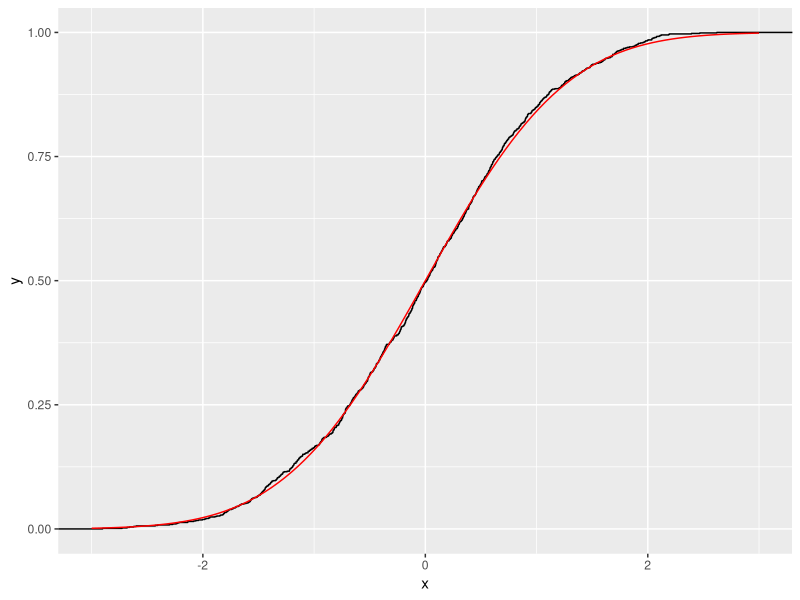
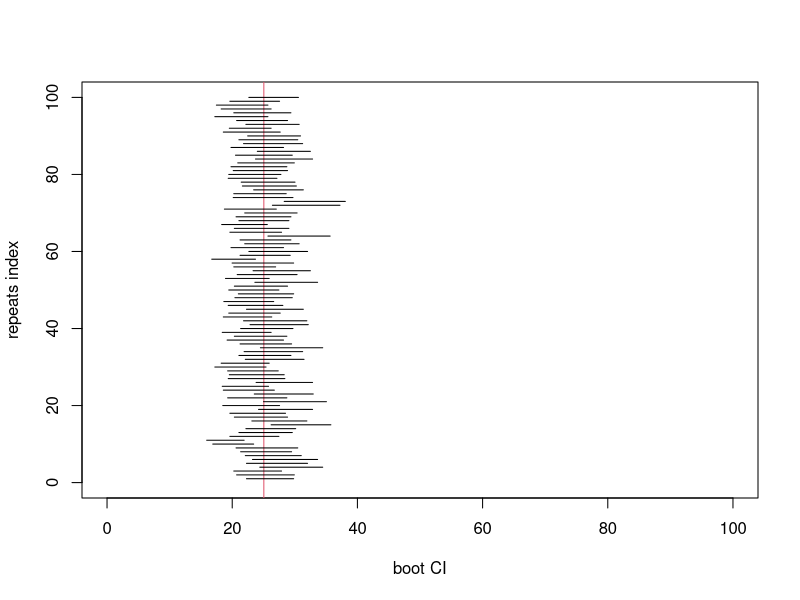
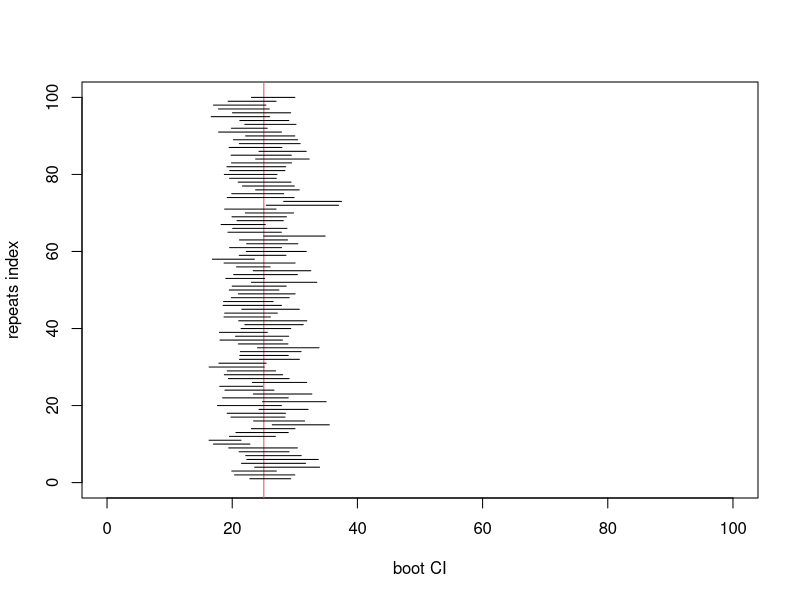
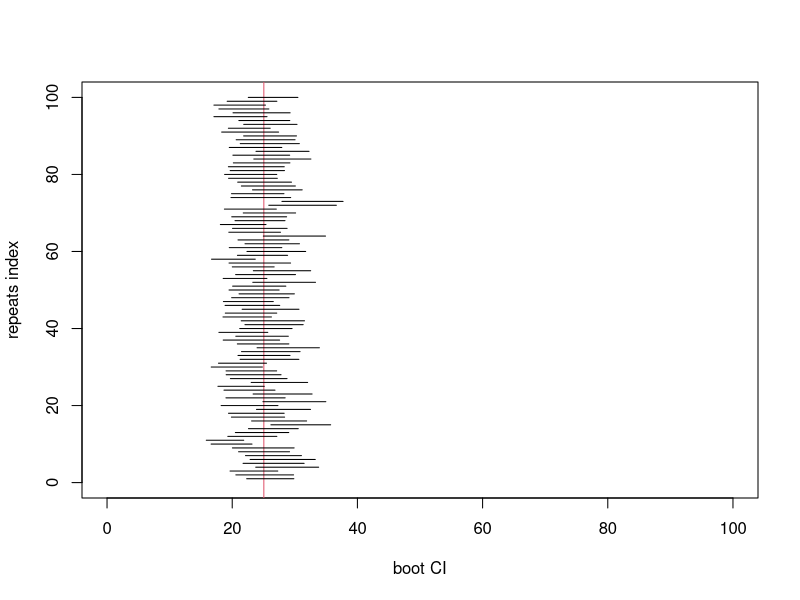
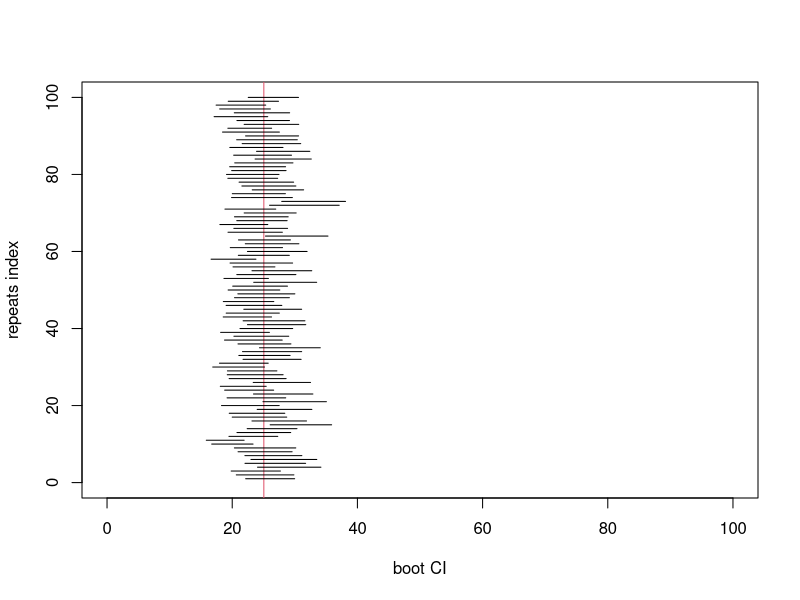

Source code (R) for these figures, in order: (Note: this script raises an error after producing the figures.)
#' ---
#' title: "Biostatistical Computing, PHC 6068"
#' subtitle: "bootsrap and permutation test"
#' author: Zhiguang Huo (Caleb)
#' date: "Wednesday November 6, 2017"
#' output:
#'   slidy_presentation: default
#'   ioslides_presentation: default
#'   beamer_presentation: null
#' ---
#' 
#' Outline
#' ===
#' 
#' - bootstrap
#'     - bootstrap variance, confidence interval
#'     - non-parametric bootstrap, parametric bootstrap
#' - permutation test
#'     - size
#'     - power
#' 
#' 
#' Bootstrap
#' ===
#' 
#' - Given $X_1, \ldots, X_n$ samples from a distribution, how to estimate the mean of this distribution? 
#'     - Use $\frac{1}{n} \sum_{i=1}^n X_i$ and weak law of large number.
#' $$\frac{1}{n} \sum_{i=1}^n X_i \rightarrow E(X_i)$$
#' - Given $X_1, \ldots, X_n$ samples from a distribution, how to estimate other parameters (Variance, mean squared)? - Similarly use weak law of large number.
#' 
#' - How to get the standard error of that estimator? How to get a confidence interval?
#'     - Bootstrap
#' 
#' - Although the Bootstrap method is nonparametric, 
#' it can  be used for inference about parameters in both parametric and nonparametric models.
#' 
#' 
#' Bootstrap variance- Aim
#' ===
#' 
#' - Suppose $X_1, \ldots, X_n \sim F$ where $F$ is a distribution.
#' - Let $T_n = g(X_1, \ldots, X_n)$ be a statistic, where $T_n$ is a function of the data.
#' - What is the variance of $T_n$, $V_F(T_n)$?
#' 
#' 
#' A concrete example
#' ===
#' 
#' - Suppose $X_1, \ldots, X_n \sim N(\mu,\sigma^2)$ where $N(\mu,\sigma^2)$ is normal distribution.
#' - Let $T_n = \frac{1}{n} \sum_{i=1}^nX_i$ be a statistic, where $T_n$ is mean of $X_1, \ldots, X_n$.
#' - What is the variance of $T_n$? By weak law of large number,
#' 
#' $$V_F (T_n) = \sigma^2 / n$$
#' 
#' - How to get an estimate of $V_F (T_n) = \sigma^2 / n$?
#' $$\hat{V}_F (T_n) = \hat{\sigma}^2 / n$$
#' 
#' $$\hat{\sigma}^2 = \frac{1}{n - 1}\sum_{i=1}^n (X_i - \bar{X})^2$$
#' 
#' 
#' A example about median
#' ===
#' 
#' - Suppose $X_1, \ldots, X_n \sim N(\mu,\sigma^2)$ where $N(\mu,\sigma^2)$ is normal distribution.
#'     - $X_1, \ldots, X_n$ are known and the distribution parameters are unknown.
#' - Let $T_n = median_{i=1}^n(X_i)$ be a statistic, where $T_n$ is median of $X_1, \ldots, X_n$.
#' - What is the variance of $T_n$? 
#' 
#' Assume $N(\mu,\sigma^2)$ is known
#' 
#' - We can use Monte Carlo simulation method to estimate the variance of $T_n$.
#' 
#' A example about median, Monte Carlo method
#' ===
#' 
#' - For $b = 1, \ldots, B$
#'     - draw $X^{b}_1, \ldots, X^{b}_n \sim N(\mu,\sigma^2)$
#'     - Compute $T^{(b)}_n = median_{i=1}^n(X^{b}_i)$
#' - $\bar{T}_n = \frac{1}{B} \sum_{b=1}^B T^{(b)}_n$
#' - $\hat{V}_F (T_n) =  \frac{1}{B - 1} \sum_{b=1}^B \{T^{(b)}_n - \bar{T}_n \}^2$
#' - By law of large number, $\hat{V}_F (T_n) \rightarrow Var(T_n)$
#' 
## ------------------------------------------------------------------------
mu <- 1
sigma <- 1
n <- 100
B <- 1000
Ts <- numeric(B)

for(b in 1:B){
  set.seed(b)
  ax <- rnorm(n, mu, sigma)
  Ts[b] <- median(ax)
}

varTest <- var(Ts)
print(varTest)

#' 
#' 
#' - What if we don't know $N(\mu,\sigma^2)$?
#' 
#' 
#' Notations
#' ===
#' 
#' - $F = P(X \le x)$ is a distribution function.
#' - We can estimate $F$ with the **empirical distribution function**
#' $\hat{F}_n$, the cdf that puts mass $1/n$ at each data point $X_i$.
#' $$\hat{F}_n (x) = \frac{1}{n} \sum_{i = 1}^n I(X_i \le x)$$
#' where
#' \begin{equation}
#'     I(X_i \le x) =
#'     \begin{cases}
#'       1, & \text{if}\ X_i \le x \\
#'       0, & \text{if}\ X_i > x
#'     \end{cases}
#'   \end{equation}
#' 
#' Empirical process
#' ===
#' 
#' - Glivenko-Cantelli Theorem
#' $$\sup_x | \hat{F}_n(x) - F(x)| \rightarrow 0$$
#'   
#' - Dvoretzky-Kiefer-Wolfowitz inequality, for any $\varepsilon > 0$
#' $$P(\sup_x | \hat{F}_n(x) - F(x)| > \varepsilon) \le 2\exp(-2n\varepsilon^2)$$
#' 
## ------------------------------------------------------------------------
library(ggplot2)
n <- 1000
df <- data.frame(x = c(rnorm(n, 0, 1)))
base <- ggplot(df, aes(x)) + stat_ecdf()
base + stat_function(fun = pnorm, colour = "red") + xlim(c(-3,3))

#' 
#' 
#' A example about median, Bootstrap method 
#' ===
#' 
#' - For $b = 1, \ldots, B$
#'     - draw $X^{b}_1, \ldots, X^{b}_n \sim$ ~~N(mu,sigma^2)~~ $F_n$
#'     - Compute $T^{(b)}_n = median_{i=1}^n(X^{b}_i)$
#' - $\bar{T}_n = \frac{1}{B} \sum_{b=1}^B T^{(b)}_n$
#' - $\hat{V}_F (T_n) =  \frac{1}{B} \sum_{b=1}^B \{T^{(b)}_n - \bar{T}_n \}^2$
#' 
#' How to sample from the empirical distribution?
#' 
#' - Drawing $X_1^*, \ldots, X_n^*$ from $F_n$ is equivalent to draw $n$ observations, with replacement from the original data $\{X_1, \ldots, X_n\}$.
#' - Therefore, bootstrap sampling is also described as resampling data.
#' 
#' 
#' A example about median, Bootstrap method 
#' ===
#' 
## ------------------------------------------------------------------------
mu <- 1
sigma <- 1
n <- 100
set.seed(32611)
X <- rnorm(n, mu, sigma)
B <- 1000
Ts <- numeric(B)

for(b in 1:B){
  set.seed(b)
  ax <- sample(X, b, replace = T)
  Ts[b] <- median(ax)
}

varTest <- var(Ts)
print(varTest)

#' 
#' 
#' Bootstrap Variance Estimator
#' ===
#' 
#' 1.  Draw a bootstrap sample $X_1^*, \ldots, X_n^* \sim F_n$. Compute $\hat{\theta^*}_n = g(X_1^*, \ldots, X_n^*)$.
#' 2. Repeat the previous step $B$ times, yielding estimators $\hat{\theta^*}_n^{(1)}, \ldots, \hat{\theta^*}_n^{(B)}$.
#' 3. Compute 
#' $$\hat{var}_{F_n}(\hat{\theta}_n) = \frac{1}{B}\sum_{b=1}^B (\hat{\theta^*}_n^{(b)} - \bar{\theta})^2,$$
#' where $\bar{\theta} = \frac{1}{B}\sum_{b=1}^B \hat{\theta^*}_n^{(b)}$
#' 4. Output $\hat{var}_{F_n}(\hat{\theta}_n)$ as the bootstrap variance of $\hat{\theta}_n$.
#' 
#' Why Bootstrap Variance works?
#' ===
#' 
#' Notation:
#' 
#' - $p$ is the probability mass function if $F$ is discrete and probability density function if $F$ is continuous.
#' \begin{equation}
#'     \int g(x) dF(x)=
#'     \begin{cases}
#'       \sum_j g(x_j) p(x_j), & \text{if}\ F\ \text{is discrete} \\
#'       \int g(x)p(x)dx, & \text{if}\ F\ \text{is continuous}
#'     \end{cases}
#'   \end{equation}
#' 
#' 
#' - $\hat{\theta}_n = g(X_1, \ldots, X_n)$
#' - $mean_F(\hat{\theta}_n) = \int g(X_1, \ldots, X_n) dF$
#' - $var_F(\hat{\theta}_n) = \int (g(X_1, \ldots, X_n) - mean_F(\hat{\theta}_n))^2 dF$
#' 
#' Since in general, we don't know distribution $F$, we will calculate using the empirical CDF $F_n$.
#' 
#' - $var_{F_n}(\hat{\theta}_n) = \int (g(X_1, \ldots, X_n) - mean_{F_n}(\hat{\theta}_n))^2 dF_n$
#' - Finally we used bootstrap variance $\hat{var}_{F_n}(\hat{\theta}_n)$ to estimate $var_{F_n}(\hat{\theta}_n)$.
#' 
#' To summarize:
#' 
#' - Estimation error: $var_F(\hat{\theta}_n) - var_{F_n}(\hat{\theta}_n) = O_p(1/\sqrt{n})$
#' - Simulation error: $var_{F_n}(\hat{\theta}_n) - \hat{var}_{F_n}(\hat{\theta}_n) = O_p(1/\sqrt{B})$
#' 
#' 
#' 
#' The parametric Bootstrap (an example for median)
#' ===
#' 
#' - calculate $\hat{\mu} = \arg\min L(\mu;X_1^n)$, $\sigma$ is known.
#' - For $b = 1, \ldots, B$
#'     - draw $X^{b}_1, \ldots, X^{b}_n \sim N(\hat{\mu},\sigma^2)$ (kind of parametric empirical distribution $\hat{F}$)
#'     - Compute $\hat{\theta}^{(b)}_n = median_{i=1}^n(X^{b}_i)$
#' - $\bar{\hat{\theta}}_n = \frac{1}{B} \sum_{b=1}^B \hat{\theta}^{(b)}_n$
#' - $\hat{V}_F (T_n) =  \frac{1}{B} \sum_{b=1}^B \{\hat{\theta}^{(b)}_n - \bar{\hat{\theta}}_n \}^2$
#' 
#' 
## ------------------------------------------------------------------------
mu <- 1
sigma <- 1
n <- 100
set.seed(32611)
X <- rnorm(n, mu, sigma)
muhat <- mean(X)
B <- 1000
Ts <- numeric(B)

for(b in 1:B){
  set.seed(b)
  ax <- rnorm(n,muhat,sigma)
  Ts[b] <- median(ax)
}

varTest <- var(Ts)
print(varTest)

#' 
#' Comparison study using delta method, non-parametric Bootstrap and parametric Bootstrap
#' ===
#' 
#' - $X_1, \ldots, X_n \sim POI(\lambda)$ ($\lambda = 5$), while we only observe the data $X_1, \ldots, X_n$ and know data is from Poisson.
#' - $n = 100$
#' - $T_n = (\frac{1}{n}\sum_{i=1}^nX_i)^2$
#' - What is the variance of $T_n$?
#' 
#' 
#' Delta method
#' ===
#' 
#' - $\hat{\lambda} = \bar{X}$
#' - $var(\bar{X}) = \frac{\lambda}{n}$
#' - $var(T_n) = var(\bar{X}^2) = (2 \lambda)^2 \times var(\bar{X}) = \frac{4\lambda^3}{n}$
#' - $\hat{var}_F(T_n) = \frac{4\hat{\lambda}^3}{n} = \frac{4\bar{X}^3}{n}$
#' 
## ------------------------------------------------------------------------
lambda <- 5
n <- 100
set.seed(32611)
X <- rpois(n, lambda)
var_hat1 <- 4*mean(X)^3/n
print(var_hat1)

#' 
#' Bootstrap (non-parametric Bootstrap)
#' ===
#' 
## ------------------------------------------------------------------------
lambda <- 5
n <- 100
set.seed(32611)
X <- rpois(n, lambda)
B <- 1000
TB <- numeric(B)
for(b in 1:B){
  set.seed(b)
  aX <- sample(X,n,replace = T)
  TB[b] <- (mean(aX))^2
}
var_hat2 <- var(TB)
print(var_hat2)

#' 
#' 
#' Parametric Bootstrap
#' ===
#' 
## ------------------------------------------------------------------------
lambda <- 5
n <- 100
set.seed(32611)
X <- rpois(n, lambda)
lambdaHat <- mean(X)
B <- 1000
TB <- numeric(B)
for(b in 1:B){
  set.seed(b)
  aX <- rpois(n, lambdaHat)
  TB[b] <- (mean(aX))^2
}
var_hat3 <- var(TB)
print(var_hat3)

#' 
#' Bootstrap using R package
#' ===
#' 
## ------------------------------------------------------------------------
library(boot)
myMean <- function(data, indices){
  d <- data[indices]
  mean(d)^2
}

## non parametric bootstrap
boot_nonpara <- boot(data=X, statistic = myMean, R = B)
var(boot_nonpara$t)

## parametric bootstrap
genPois <- function(data, lambda){
  rpois(length(data), lambda)
}
boot_para <- boot(data=X, statistic = myMean, R = B, sim="parametric", ran.gen = genPois, mle = mean(X))
var(boot_para$t)

#' 
#' 
#' Bootstrap confidence interval
#' ===
#' 
#' - Percentiles
#' - Pivotal Intervals
#' - Pivotal Intervals (simplified)
#' - normal approximation
#' 
#' 
#' Bootstrap confidence interval via Percentiles (Empirically performs well, but there is no theoretical guarantee to work)
#' ===
#' 
#' 1.  Draw a bootstrap sample $X_1^*, \ldots, X_n^* \sim F_n$. Compute $\hat{\theta^*}_n = g(X_1^*, \ldots, X_n^*)$.
#' 2. Repeat the previous step $B$ times, yielding estimators $\hat{\theta^*}_n^{(1)}, \ldots, \hat{\theta^*}_n^{(B)}$.
#' 3. Rank $\hat{\theta^*}_n^{(1)}, \ldots, \hat{\theta^*}_n^{(B)}$ such that
#' $\hat{\theta^r}_n^{(1)} \le \hat{\theta^r}_n^{(2)} \le \ldots \le \hat{\theta^r}_n^{(B)}$
#' 
#' We can define 95\% confidence interval using (if B = 10,000)
#' $$[\hat{\theta^r}_n^{(250)}, \hat{\theta^r}_n^{(9750)}]$$
#' 
#' Performance of Bootstrap confidence interval via Percentiles (1)
#' ===
#' 
## ------------------------------------------------------------------------
lambda <- 5
n <- 100
set.seed(32611)
X <- rpois(n, lambda)
B <- 1000
TB <- numeric(B)
for(b in 1:B){
  set.seed(b)
  aX <- sample(X,n,replace = T)
  TB[b] <- (mean(aX))^2
}
quantile(TB, c(0.025, 0.975))

#' 
#' Performance of Bootstrap confidence interval via Percentiles (2)
#' ===
#' 
#' - Underlying truth:
#' 
#' $$E(\bar{X}^2) = E(\bar{X})^2 + var(\bar{X}) = \lambda^2 + \lambda/n$$
#' 
## ------------------------------------------------------------------------
lambda <- 5
n <- 100
truth <- lambda^2 + lambda/n
B <- 1000
Repeats <- 100

counts <- 0

plot(c(0,100),c(0,Repeats), type="n", xlab="boot CI", ylab="repeats index")
abline(v = truth, col=2)

for(r in 1:Repeats){
  set.seed(r)
  X <- rpois(n, lambda)
  TB <- numeric(B)
  for(b in 1:B){
    set.seed(b)
    aX <- sample(X,n,replace = T)
    TB[b] <- (mean(aX))^2
  }
  segments(quantile(TB, c(0.025)), r, quantile(TB, c(0.975)), r)
  if(quantile(TB, c(0.025)) < truth & truth < quantile(TB, c(0.975))){
    counts <- counts + 1
  }
}

counts/Repeats

#' 
#' Performance of Bootstrap confidence interval via Percentiles (3)
#' ===
#' 
#' - We can also obtain this Percentiles CI by boot package
#' 
## ------------------------------------------------------------------------
library(boot)
myMean <- function(data, indices){
  d <- data[indices]
  mean(d)^2
}
boot_nonpara <- boot(data=X, statistic = myMean, R = B)
boot.ci(boot_nonpara, type="perc")
?boot.ci

#' 
#' 
#' Bootstrap confidence interval via Pivotal Intervals (better accuracy and theoretical guarantee), (There is a improved way to do this later)
#' ===
#' 
#' 1.  Draw a bootstrap sample $X_1^*, \ldots, X_n^* \sim F_n$. Compute $\hat{\theta^*}_n = g(X_1^*, \ldots, X_n^*)$.
#' 2. Repeat the previous step $B$ times, yielding 
#'     - estimators $\hat{\theta^*}_n^{(1)}, \ldots, \hat{\theta^*}_n^{(B)}$
#'     - standard error $\hat{\sigma^*}_n^{(1)}, \ldots, \hat{\sigma^*}_n^{(B)}$
#' 3. Compute
#'     - $t_b^* = \frac{\hat{\theta^*}_n^{(b)} - \hat{\theta}_n}{\hat{\sigma^*}_n^{(b)}}$
#' 4. Given $t_b^*$ for $b \in \{1, \ldots, B\}$, define the $\alpha$ quantile $q_\alpha$ as 
#' $$\sum_{b=1}^B I(t_b^* \le q_\alpha)/B = \alpha$$
#' \begin{align}
#' 1 - \alpha & = P(q_{\alpha/2} < t_b^* < q_{1 - \alpha/2}) \\
#' & \approx P(q_{\alpha/2} < t < q_{1 - \alpha/2}) \\
#' & = P(q_{\alpha/2}\hat{\sigma}_B < \hat{\theta}_n - \theta < q_{1 - \alpha/2}\hat{\sigma}_B) \\
#' & = P( \hat{\theta}_n -  q_{1 - \alpha/2}\hat{\sigma}_B < \theta < \hat{\theta}_n - q_{\alpha/2}\hat{\sigma}_B ) 
#' \end{align}
#' 
#' We can define $1 - \alpha$ confidence interval using
#' $$[\hat{\theta}_n - q_{1 - \alpha/2}\hat{\sigma}_B, \hat{\theta}_n - q_{\alpha/2}\hat{\sigma}_B],$$
#' 
#' Where $\hat{\theta}_n$ is the estimator from the original sample and $\hat{\sigma}_B$ is bootstrap se.
#' 
#' If $\hat{\sigma^*}_n^{(b)}$ is hard to estiamte, 
#' we need to use another round of bootstrap to estiamte.
#' 
#' 
#' Performance of Bootstrap confidence interval via Pivotal Intervals (1)
#' ===
#' 
## ------------------------------------------------------------------------
lambda <- 5
n <- 100
set.seed(32611)
X <- rpois(n, lambda)
B <- 1000
TB <- numeric(B)
seB <- numeric(B)
tB <- numeric(B)
lambdaHat <- mean(X)
That <- lambdaHat^2 + lambdaHat/n
for(b in 1:B){
  set.seed(b)
  aX <- sample(X,n,replace = T)
  TB[b] <- (mean(aX))^2
  seB[b] <- sqrt(4*lambdaHat^3/n^2)
  tB[b] <- (TB[b] - That)/seB[b]
}

se_boot <- sd(TB)/sqrt(n)

CI_l <- That - quantile(tB, 0.975) * se_boot
CI_h <- That - quantile(tB, 0.025) * se_boot

print(c(CI_l, CI_h))

#' 
#' 
#' Performance of Bootstrap confidence interval via Pivotal Intervals (2)
#' ===
#' 
#' 
## ------------------------------------------------------------------------
lambda <- 5
n <- 100
truth <- lambda^2 + lambda/n
B <- 1000
Repeats <- 100

counts <- 0

plot(c(0,100),c(0,Repeats), type="n", xlab="boot CI", ylab="repeats index")
abline(v = truth, col=2)

for(r in 1:Repeats){
  set.seed(r)
  X <- rpois(n, lambda)
  TB <- numeric(B)
  seB <- numeric(B)
  tB <- numeric(B)
  lambdaHat <- mean(X)
  That <- lambdaHat^2 + lambdaHat/n
  for(b in 1:B){
    set.seed(b)
    aX <- sample(X,n,replace = T)
    TB[b] <- (mean(aX))^2
    seB[b] <- sqrt(4*lambdaHat^3/n^2)
    tB[b] <- (TB[b] - That)/seB[b]
  }
  se_boot <- sd(TB)/sqrt(n)

  CI_l <- That - quantile(tB, 0.975) * se_boot
  CI_h <- That - quantile(tB, 0.025) * se_boot
  segments(CI_l, r, CI_h, r)
  if(CI_l < truth & truth < CI_h){
    counts <- counts + 1
  }
}

counts/Repeats

#' 
#' 
#' Bootstrap confidence interval via Pivotal Intervals - no SE (better accuracy and theoretical guarantee)
#' ===
#' 
#' 1.  Draw a bootstrap sample $X_1^*, \ldots, X_n^* \sim F_n$. Compute $\hat{\theta^*}_n = g(X_1^*, \ldots, X_n^*)$.
#' 2. Repeat the previous step $B$ times, yielding 
#'     - estimators $\hat{\theta^*}_n^{(1)}, \ldots, \hat{\theta^*}_n^{(B)}$
#' 3. Compute
#'     - $t_b^* = \hat{\theta^*}_n^{(b)} - \hat{\theta}_n$
#' 4. Given $t_b^*$ for $b \in \{1, \ldots, B\}$, define the $\alpha$ quantile $q_\alpha$ as 
#' $$\sum_{b=1}^B I(t_b^* \le q_\alpha)/B = \alpha$$
#' \begin{align}
#' 1 - \alpha & = P(q_{\alpha/2} < t_b^* < q_{1 - \alpha/2}) \\
#' & \approx P(q_{\alpha/2} < t < q_{1 - \alpha/2}) \\
#' & = P(q_{\alpha/2} < \hat{\theta}_n - \theta < q_{1 - \alpha/2}) \\
#' & = P( \hat{\theta}_n -  q_{1 - \alpha/2} < \theta < \hat{\theta}_n - q_{\alpha/2} ) 
#' \end{align}
#' 
#' We can define $1 - \alpha$ confidence interval using
#' $$[\hat{\theta}_n - q_{1 - \alpha/2}, \hat{\theta}_n - q_{\alpha/2}],$$
#' 
#' Where $\hat{\theta}_n$ is the estimator from the original sample.
#' No $\hat{\sigma}_B$ is required.
#' 
#' 
#' 
#' Performance of Bootstrap confidence interval via Pivotal Intervals (no SE)
#' ===
#' 
#' - Remove SE term.
#' 
## ------------------------------------------------------------------------
lambda <- 5
n <- 100
truth <- lambda^2 + lambda/n
B <- 1000
Repeats <- 100

counts <- 0

plot(c(0,100),c(0,Repeats), type="n", xlab="boot CI", ylab="repeats index")
abline(v = truth, col=2)

for(r in 1:Repeats){
  set.seed(r)
  X <- rpois(n, lambda)
  TB <- numeric(B)
  seB <- numeric(B)
  tB <- numeric(B)
  lambdaHat <- mean(X)
  That <- lambdaHat^2 + lambdaHat/n
  for(b in 1:B){
    set.seed(b)
    aX <- sample(X,n,replace = T)
    TB[b] <- (mean(aX))^2
    tB[b] <- (TB[b] - That)
  }

  CI_l <- That - quantile(tB, 0.975) 
  CI_h <- That - quantile(tB, 0.025) 
  segments(CI_l, r, CI_h, r)
  if(CI_l < truth & truth < CI_h){
    counts <- counts + 1
  }
}

counts/Repeats

#' 
#' 
#' Normal approximation
#' ===
#' 
#' $$[\hat{\theta}_n - Z_{1 - \alpha/2}\hat{\sigma}_B, \hat{\theta}_n - Z_{\alpha/2}\hat{\sigma}_B],$$
#' Where $Z_\alpha = \Phi^{-1}(1-\alpha)$, $\Phi$ is the cdf of standard Normal distribution.
#' 
#' - $Z_{0.025} = -1.96$
#' - $Z_{0.975} = 1.96$
#' 
#' Where $\hat{\theta}_n$ is the estimator from the original sample and $\hat{\sigma}_B$ is bootstrap se.
#' 
#' 
#' experiment for Normal approximation
#' ===
#' 
## ------------------------------------------------------------------------
lambda <- 5
n <- 100
truth <- lambda^2 + lambda/n
B <- 1000
Repeats <- 100

counts <- 0

plot(c(0,100),c(0,Repeats), type="n", xlab="boot CI", ylab="repeats index")
abline(v = truth, col=2)

for(r in 1:Repeats){
  set.seed(r)
  X <- rpois(n, lambda)
  lambdaHat <- mean(X)
  That <- lambdaHat^2 + lambdaHat/n
  TB <- numeric(B)
  for(b in 1:B){
    set.seed(b)
    aX <- sample(X,n,replace = T)
    TB[b] <- (mean(aX))^2
  }
  ci_l <- That - 1.96*sd(TB)
  ci_u <- That + 1.96*sd(TB)
  segments(ci_l, r, ci_u, r)
  if(ci_l < truth & truth < ci_u){
    counts <- counts + 1
  }
}

counts/Repeats

#' 
#' Summary Bootstrap confidence interval
#' ===
#' 
#' Precedure  | Theoritical guarantee | Fast | R package Boot?
#' ------------- | ------------- | ------------- | -------------
#' Percentiles    | No | Yes | Yes
#' Pivotal Intervals       | Yes | No | Yes
#' Pivotal Intervals (simplified, no se) | Yes | Yes | No
#' normal approximation | Yes | Yes | Yes
#' 
#' 
#' Large scale bootstrap exercise
#' ===
#' 
#' - For the HAPMAP data Chr1.rdata.
#' - Calculate the sample contrivance matrix.
#' - what is the bootstrap variance of the largest eigen value.
#' - what is the bootstrap confidence interval of the largest eigen value.
#' 
#' 
#' Permutation test
#' ===
#' 
#' - Distribution free.
#' - Doesn't involve any asymptotic approximations.
#' 
#' 
#' Problem setting:
#' 
#' - Suppose we have data 
#'     - $X_1, \ldots, X_n \sim F$
#'     - $Y_1, \ldots, Y_m \sim G$
#' - We want to test: $H_0: F=G$ versus $H_1: F \ne G$
#' 
#' 
#' Permutation test procedure
#' ===
#' 
#' - If we want to test if the mean parameter of two distributions are the same.
#' - Let $Z = (X_1, \ldots, X_n, Y_1, \ldots, Y_m)$.
#' - Create labels $L = (1,1,\ldots, 1,2,2,\ldots, 2)$ such that there are $n$ copies of 1 and $m$ copies of 2.
#' - A test statistics can be written as a function of $Z$ and $L$. For example,
#' $$T = |\bar{X}_n - \bar{Y}_m|$$
#' or
#' 
#' $$T = |
#' \frac
#' {\sum_{i = 1}^NZ_i I(L_i=1)}
#' {\sum_{i = 1}^N I(L_i=1)}
#' -
#' \frac
#' {\sum_{i = 1}^NZ_i I(L_i=2)}
#' {\sum_{i = 1}^N I(L_i=2)}
#' |,$$
#' where $N = n + m$. Therefore the test statistic $T = g(L,Z)$ is a function of $L$ and $Z$.
#' 
#' 
#' 
#' Permutation test procedure (2)
#' ===
#' 
#' - Define
#' $$p = \frac{1}{N!}\sum_\pi I(g(L_\pi,Z) \ge g(L,Z)),$$
#' 
#' where $L_\pi$ is a permutation of the labels and the sum is over all permutations.
#' 
#' - Under $H_0$, permuting the labels does not change the distribution.
#'     - In other word, $g(L,Z)$ has equal chances of having any rank among all permuted values.
#'     - Under $H_0$, $p \sim Unif(0,1)$
#'     - If we reject when $p<\alpha$, then we have a level $\alpha$ test
#' 
#' 
#' Permutation test procedure (3)
#' ===
#' 
#' Sometimes summing over all possible permutations is infeasible.
#' But it suffices to use a random sample of permutation.
#' 
#' Permutation test procedure:
#' 
#' 1. Calculate the observed test statistic $T = g(L,Z)$
#' 2. Compute a random permutation of the labels $L_k$ and compute $T^{(k)} = g(L_k,Z)$. Do this $K$ times giving values of $T^{(1)}, \ldots, T^{(K)}$.
#' 3. Compute the p-value as:
#' $$\frac{1}{K} \sum_{k=1}^K I(T^{(k)} \ge T )$$
#' 
#' An illustrating example
#' ===
#' 
#' - $n = 100$, $m = 100$
#' - $X_i \sim N(0,1^2)$
#' - $Y_i \sim N(0,2^2)$
#' 
#' If we observe $X_1, \ldots, X_n$ and $Y_1, \ldots, Y_m$, how can we test if the mean of $X$ and mean of $Y$ have a difference.
#' 
## ------------------------------------------------------------------------
n <- 100
m <- 100

set.seed(32611)
x <- rnorm(n,0,1)
y <- rnorm(n,0,2)

adataFrame <- data.frame(data=c(x,y),label=gl(2,n))

T <- with(adataFrame, mean(data[label==1] - data[label==2]))

B <- 1000

TB <- numeric(B)

for(b in 1:B){
  set.seed(b)
  bdataFrame <- adataFrame
  bdataFrame$label <- sample(bdataFrame$labe)
  TB[b] <- with(bdataFrame, mean(data[label==1] - data[label==2]))
}

sum(TB >= T)/B

#' 
#' 
#' Examine the size of the test
#' ===
#' 
#' 
## ------------------------------------------------------------------------
n <- 100
m <- 100
R <- 300
B <- 300
alpha <- 0.05

counts <- 0
for(r in 1:R){
  set.seed(r)
  x <- rnorm(n,0,1)
  y <- rnorm(n,0,2)
  
  adataFrame <- data.frame(data=c(x,y),label=gl(2,n))
  
  T <- with(adataFrame, mean(data[label==1] - data[label==2]))
  
  
  TB <- numeric(B)
  
  for(b in 1:B){
    set.seed(b*r)
    bdataFrame <- adataFrame
    bdataFrame$label <- sample(bdataFrame$labe)
    TB[b] <- with(bdataFrame, mean(data[label==1] - data[label==2]))
  }
  
  if(sum(TB >= T)/B > alpha){
    counts <- counts + 1
  }
}
counts/B

#' 
#' Compare power of permutation test and t.test
#' ===
#' 
#' Consider $H_0: \mu_X = \mu_Y$ versus $H_A: \mu_X > \mu_Y$
#' 
#' - $n = 100$, $m = 100$
#' - $X_i \sim N(1,3^2)$
#' - $Y_i \sim N(0,3^2)$
#' 
#' 
## ------------------------------------------------------------------------
n <- 100
m <- 100
R <- 300
B <- 300
alpha <- 0.05

counts_ttest <- 0
counts_perm <- 0

for(r in 1:R){
  set.seed(r)
  x <- rnorm(n,1,3)
  y <- rnorm(n,0,3)
  
  if(t.test(x,y,alternative = "greater")$p.val < alpha){
    counts_ttest <- counts_ttest + 1 
  }

  adataFrame <- data.frame(data=c(x,y),label=gl(2,n))
  
  T <- with(adataFrame, mean(data[label==1] - data[label==2]))
  TB <- numeric(B)
  
  for(b in 1:B){
    set.seed(b*r)
    bdataFrame <- adataFrame
    bdataFrame$label <- sample(bdataFrame$labe)
    TB[b] <- with(bdataFrame, mean(data[label==1] - data[label==2]))
  }
  
  if(sum(TB >= T)/B < alpha){
    counts_perm <- counts_perm + 1
  }
}
counts_ttest/B
counts_perm/B

#' 
#' 
#' When to use permutation test
#' ===
#' 
#' - If the underlying distribution is unknown or can be assumed, use parametric test
#'     - Quick
#'     - Powerful
#' - If the underlying distribution is unknown or it is very hard to derive parametric distribution of the test statistics, use permutation test
#'     - Correct
#'     - Slow
#'     - May not be as powerful as parametric test (depend on the underlying distribution of the data)
#' 
#' 
#' 
#' Reference
#' ===
#' 
#' - <http://www.stat.cmu.edu/~larry/=stat705/Lecture13.pdf>
#' - <http://users.stat.umn.edu/~helwig/notes/bootci-Notes.pdf>
#' - <http://www.stat.cmu.edu/~larry/=stat705/Lecture10.pdf>
#' 
#' 
## ------------------------------------------------------------------------
knitr::purl("bootstrap.rmd", output = "bootstrap.R ", documentation = 2)

